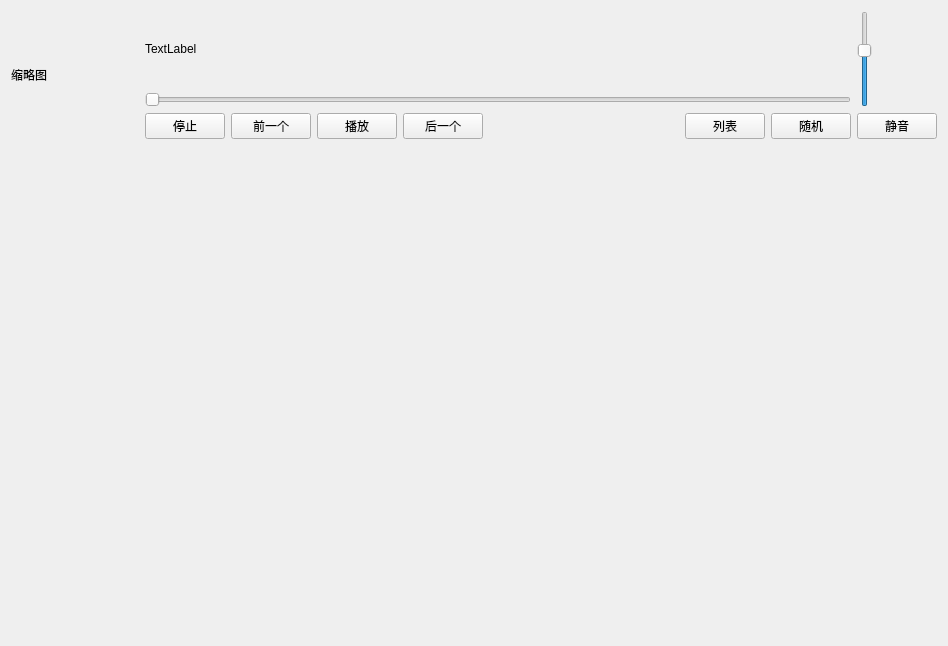
<?xml version="1.0" encoding="UTF-8"?>
<ui version="4.0">
 <class>PlayControlPanel</class>
 <widget class="QWidget" name="PlayControlPanel">
  <property name="geometry">
   <rect>
    <x>0</x>
    <y>0</y>
    <width>948</width>
    <height>646</height>
   </rect>
  </property>
  <property name="acceptDrops">
   <bool>true</bool>
  </property>
  <property name="windowTitle">
   <string>视频壁纸</string>
  </property>
  <property name="windowIcon">
   <iconset resource="res.qrc">
    <normaloff>:/icon/VideoWallpaper.ico</normaloff>:/icon/VideoWallpaper.ico</iconset>
  </property>
  <layout class="QVBoxLayout" name="_vLayoutTop" stretch="0,1">
   <item>
    <layout class="QHBoxLayout" name="_hLayoutPlayControl">
     <item>
      <widget class="QLabel" name="_labelThumb">
       <property name="sizePolicy">
        <sizepolicy hsizetype="Fixed" vsizetype="Fixed">
         <horstretch>0</horstretch>
         <verstretch>0</verstretch>
        </sizepolicy>
       </property>
       <property name="minimumSize">
        <size>
         <width>128</width>
         <height>128</height>
        </size>
       </property>
       <property name="text">
        <string>缩略图</string>
       </property>
      </widget>
     </item>
     <item>
      <layout class="QVBoxLayout" name="_vLayoutPlayControl">
       <item>
        <widget class="QLabel" name="_label">
         <property name="text">
          <string>TextLabel</string>
         </property>
        </widget>
       </item>
       <item>
        <widget class="QSlider" name="_hSliderProgress">
         <property name="orientation">
          <enum>Qt::Horizontal</enum>
         </property>
         <property name="invertedAppearance">
          <bool>false</bool>
         </property>
         <property name="invertedControls">
          <bool>false</bool>
         </property>
         <property name="tickPosition">
          <enum>QSlider::NoTicks</enum>
         </property>
        </widget>
       </item>
       <item>
        <layout class="QHBoxLayout" name="_hLayoutControlButton">
         <item>
          <widget class="QPushButton" name="_btnStop">
           <property name="text">
            <string>停止</string>
           </property>
          </widget>
         </item>
         <item>
          <widget class="QPushButton" name="_btnPrve">
           <property name="text">
            <string>前一个</string>
           </property>
          </widget>
         </item>
         <item>
          <widget class="QPushButton" name="_btnPlayOrPause">
           <property name="toolTip">
            <string>播放或暂停</string>
           </property>
           <property name="text">
            <string>播放</string>
           </property>
           <property name="icon">
            <iconset resource="res.qrc">
             <normaloff>:/icon/play.ico</normaloff>:/icon/play.ico</iconset>
           </property>
          </widget>
         </item>
         <item>
          <widget class="QPushButton" name="_btnNext">
           <property name="text">
            <string>后一个</string>
           </property>
          </widget>
         </item>
         <item>
          <spacer name="horizontalSpacer">
           <property name="orientation">
            <enum>Qt::Horizontal</enum>
           </property>
           <property name="sizeHint" stdset="0">
            <size>
             <width>40</width>
             <height>20</height>
            </size>
           </property>
          </spacer>
         </item>
         <item>
          <widget class="QPushButton" name="_btnShowPlayList">
           <property name="toolTip">
            <string>展开播放列表</string>
           </property>
           <property name="text">
            <string>列表</string>
           </property>
          </widget>
         </item>
         <item>
          <widget class="QPushButton" name="_btnPlayOrder">
           <property name="text">
            <string>随机</string>
           </property>
          </widget>
         </item>
        </layout>
       </item>
      </layout>
     </item>
     <item>
      <layout class="QVBoxLayout" name="_vLayoutVolume">
       <item>
        <widget class="QSlider" name="_vSliderVolume">
         <property name="maximum">
          <number>100</number>
         </property>
         <property name="sliderPosition">
          <number>60</number>
         </property>
         <property name="orientation">
          <enum>Qt::Vertical</enum>
         </property>
        </widget>
       </item>
       <item>
        <widget class="QPushButton" name="_btnMute">
         <property name="text">
          <string>静音</string>
         </property>
        </widget>
       </item>
      </layout>
     </item>
    </layout>
   </item>
   <item>
    <widget class="QWidget" name="_widgetPlayList" native="true"/>
   </item>
  </layout>
 </widget>
 <resources>
  <include location="res.qrc"/>
 </resources>
 <connections/>
</ui>
